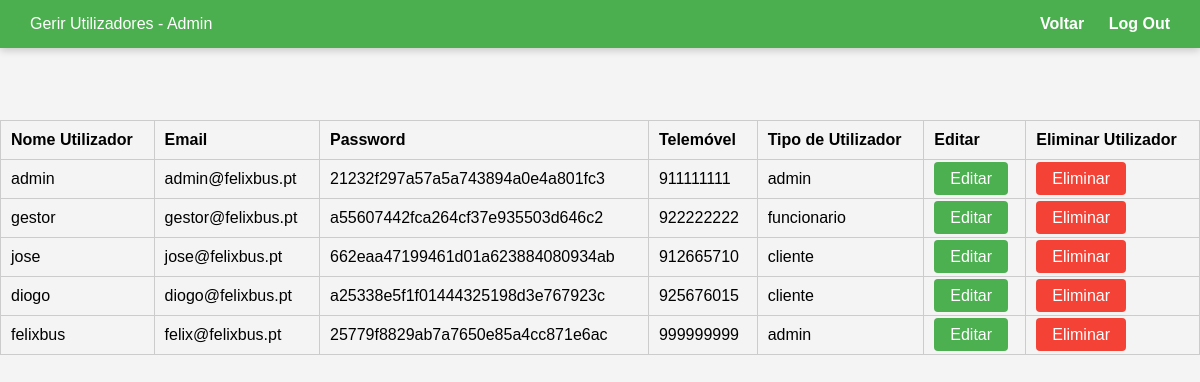
The app's page /paginas/AdminGerirUtilizadores.php (signed in) with its own data.
### tables this page shows
CREATE TABLE `utilizador` (
  `id_utilizador` int(11) NOT NULL,
  `nomeUtilizador` varchar(40) NOT NULL,
  `mail` varchar(40) NOT NULL,
  `pass` varchar(100) NOT NULL,
  `telemovel` int(9) NOT NULL,
  `tipoUtilizador` int(2) NOT NULL
);

CREATE TABLE `tipoutilizador` (
  `id_Tipo` int(2) NOT NULL,
  `descricao` varchar(30) NOT NULL
);

### paginas/AdminGerirUtilizadores.php (the view, shortened to what this page needs)
<?php
 $sql = "SELECT u.id_utilizador, u.nomeUtilizador, u.mail, u.pass, u.telemovel, t.descricao
        FROM utilizador u
        JOIN tipoutilizador t ON u.tipoUtilizador = t.id_Tipo";
$result = mysqli_query($conn, $sql);
?>
<!DOCTYPE html>
<html lang="pt">
<head>
</head>
<body>
  <table>
        <tr>
            <th>Nome Utilizador</th>
            <th>Email</th>
            <th>Password</th>
            <th>Telemóvel</th>
            <th>Tipo de Utilizador</th>
            <th>Editar</th>
            <th>Eliminar Utilizador</th>
        </tr>
            <?php
            if (mysqli_num_rows($result) > 0) {
                while ($row = mysqli_fetch_assoc($result)) {
                    $mail = urlencode($row["mail"]);
                    echo "<tr>";
                    echo "<td>" . $row["nomeUtilizador"] . "</td>";
                    echo "<td>" . $row["mail"] . "</td>";
                    echo "<td>" . $row["pass"] . "</td>";
                    echo "<td>" . $row["telemovel"] . "</td>";
                    echo "<td>" . $row["descricao"] . "</td>";
                    echo "<td><a class='btn edit-btn' href='AdminEditarUtilizador.php?mail=$mail'>Editar</a></td>";
                    echo "<td><a class='btn delete-btn' href='?delete=$mail' onclick=\"return confirm('Tens a certeza que queres eliminar este utilizador?');\">Eliminar</a></td>";
                    echo "</tr>";
                }
            }if (isset($_POST['btn delete-btn'])){
                $sql1="DELETE FROM utilizador WHERE $mail";
                $result1 = mysqli_query($conn, $sql1);
            }
            ?>
  </table>
    <div class="navbar">
      <div class="nav-left">Gerir Utilizadores - Admin</div>
      <div class="nav-right">
        <a href="PagIniAdmin.php">Voltar</a>
        <a href="logout.php">Log Out</a>
      </div>
    </div>
</body>
</html>

### paginas/AdminGerirUtilizadores.php (style rules this page uses)
body { margin: 0; font-family: Arial, sans-serif; }
table { width: 100%; border-collapse: collapse; margin-top: 20px; }
th, td { border: 1px solid #ccc; padding: 10px; text-align: left; }
th { background-color: #f4f4f4; }
.btn { padding: 5px 10px; border: none; border-radius: 4px; cursor: pointer; }
.edit-btn { background-color: #4CAF50; color: white; }
.delete-btn { background-color: #f44336; color: white; }
.btn { padding: 8px 16px; border: none; border-radius: 4px; cursor: pointer; text-decoration: none; font-size: 16px; }
*, *::before, *::after { margin: 0; padding: 0; box-sizing: border-box; }
body { font-family: Arial, sans-serif; background-color: #f4f4f4; display: flex; flex-direction: column; align-items: center; padding-top: 100px; min-height: 100vh; }
.navbar { position: fixed; top: 0; left: 0; width: 100%; background-color: hsl(122, 39.40%, 49.20%); color: white; display: flex; justify-content: space-between; align-items: center; padding: 15px 30px; box-shadow: 0 2px 8px rgba(0,0,0,0.2); z-index: 1000; }
.navbar a { color: white; text-decoration: none; margin-left: 20px; font-weight: bold; }

### records on screen
utilizador: nomeUtilizador "admin", mail "admin@felixbus.pt", pass "21232f297a57a5a743894a0e4a801fc3", telemovel "911111111", tipoUtilizador.descricao "admin"
utilizador: nomeUtilizador "gestor", mail "gestor@felixbus.pt", pass "a55607442fca264cf37e935503d646c2", telemovel "922222222", tipoUtilizador.descricao "funcionario"
utilizador: nomeUtilizador "jose", mail "jose@felixbus.pt", pass "662eaa47199461d01a623884080934ab", telemovel "912665710", tipoUtilizador.descricao "cliente"
utilizador: nomeUtilizador "diogo", mail "diogo@felixbus.pt", pass "a25338e5f1f01444325198d3e767923c", telemovel "925676015", tipoUtilizador.descricao "cliente"
utilizador: nomeUtilizador "felixbus", mail "felix@felixbus.pt", pass "25779f8829ab7a7650e85a4cc871e6ac", telemovel "999999999", tipoUtilizador.descricao "admin"
